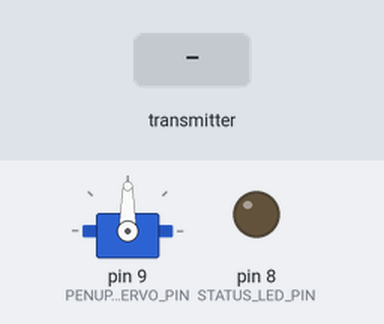
Simulated run of this sketch. Board: Arduino Nano, built with avr-gcc and run on an emulated ATmega328P. Parts: servo, output pins drawn as LEDs (lit = HIGH). Dashed ring = blinking. Inputs (shaded band) come from the test bench. No radio packets arrive unless stated.

Above: at 0.1 s.
At 4.2 s:
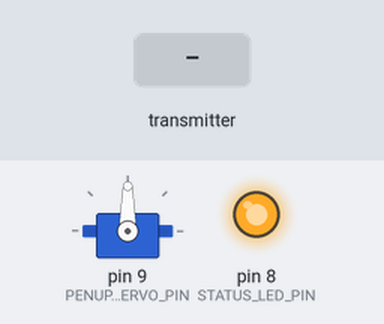
4.3 s: the transmitter starts sending receiveData = 0
At 4.56 s:
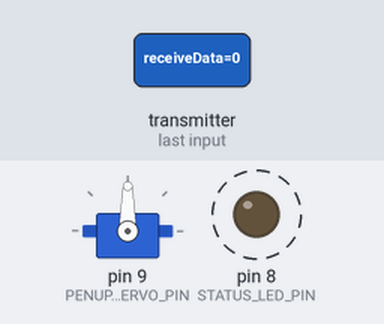
Timing chart, 0 to 13.3 s (numbered marks = the images above; inputs shaded):
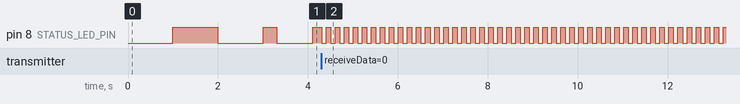

Measured:
- after the input at 4.3 s, pin 8 (STATUS_LED_PIN): alternates HIGH for 0.10 s and LOW for 0.10 s, starting at once

The sketch:

client.ino
```cpp
/**
Test out using NRF2401L+ for wireless communication
**/

#include <SPI.h>
#include <nRF24L01.h>
#include <RF24.h>
#include <RF24_config.h>
#include <Servo.h>

Servo penUpServo;
const int PENUP_SERVO_PIN = 9;
// this is SPI SCK pin, so cant use it as status led
const int STATUS_LED_PIN = 8;

const int CE_PIN = A5;
const int CSN_PIN = A6;

RF24 radio(CE_PIN, CSN_PIN);

byte readDataFromMirf = 0;
long blinkDelayMillis = 250;
bool currentLedStatus = false;
unsigned long previousTime = 0;

void setup(){

//  Serial.begin(57600);
//  Serial.println("Setup");

  // setup servo
  penUpServo.attach(PENUP_SERVO_PIN);
  pinMode(STATUS_LED_PIN, OUTPUT);
  digitalWrite(STATUS_LED_PIN, 0);
  delay(1000);
  digitalWrite(STATUS_LED_PIN, 1);
  delay(1000);
  digitalWrite(STATUS_LED_PIN, 0);
  delay(1000);

  radio.begin();
  radio.setRetries(15, 15); // 2*250=500us between tries, 5 tries
  radio.setPayloadSize(4);
  radio.openReadingPipe(1, 0xF0F0F0F0E1LL);
  radio.openWritingPipe(0xF0F0F0F0D2LL);
  radio.startListening();

//  Serial.println("Setup done");
}

void loop(){
  // update status led
  // when sketch first start led blinks rapidly, until after it receives at least one byte over
  unsigned long curTime = millis();
  blinkDelayMillis -= (curTime - previousTime);
  if (blinkDelayMillis < 0) {
    currentLedStatus = !currentLedStatus;
    digitalWrite(STATUS_LED_PIN, currentLedStatus);

    if (currentLedStatus) {
      blinkDelayMillis = 250;
    } else {
      blinkDelayMillis = 750;
    }
/*
    if (readDataFromMirf) {
      if (currentLedStatus) {
// += would be more accurate, but want to prevent propogation of potential errors like time overflow
        blinkDelayMillis = 500;
      } else {
        blinkDelayMillis = 2000;
      }
    } else {
      blinkDelayMillis = 1000;
    }
*/
  }
  previousTime = curTime;

  radio.startListening();
  delay(100);

  long receiveData;
  if (radio.available()) {

//    while(radio.read(&receiveData, sizeof(long))) {
    radio.read(&receiveData, sizeof(long));

//      Serial.print("Got data: ");
//      Serial.println(receiveData);

      if (receiveData) {
//        penUpServo.write(150);

        currentLedStatus = !currentLedStatus;
        digitalWrite(STATUS_LED_PIN, currentLedStatus);
        blinkDelayMillis = 1000;
      } else {
//        penUpServo.write(0);

        currentLedStatus = !currentLedStatus;
        digitalWrite(STATUS_LED_PIN, currentLedStatus);
        blinkDelayMillis = 2000;
      }
//  }
  }
}
```
